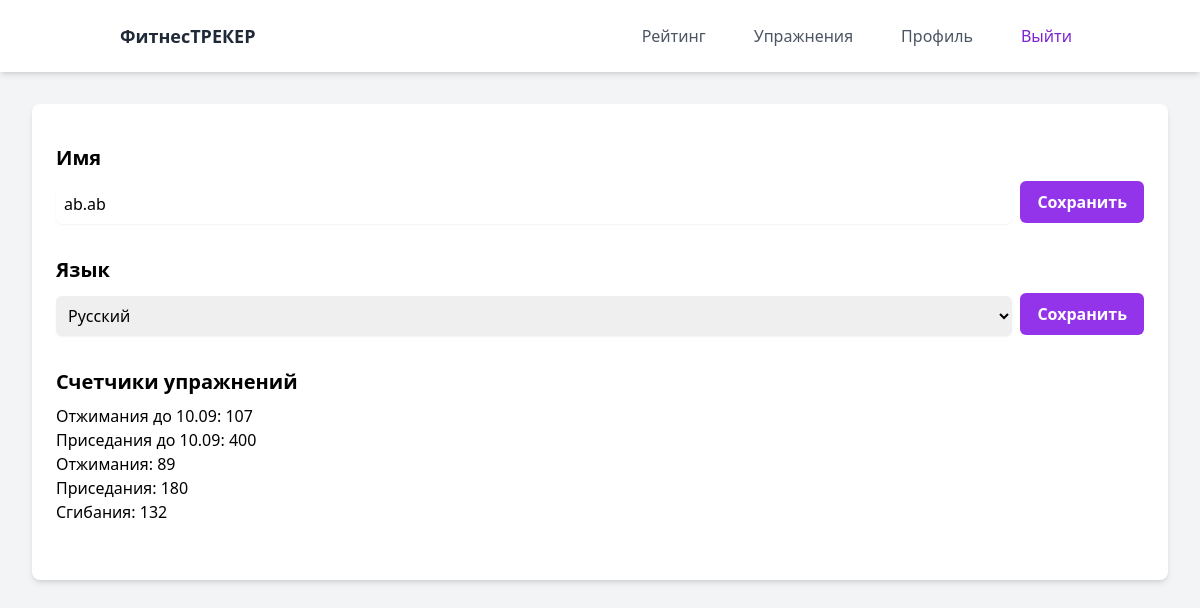
The page /profile (signed in) on the database its author committed.
### models/user.py (models this page shows)
class User(db.Model, UserMixin):
    id = db.Column(db.Integer, primary_key=True)
    name = db.Column(db.String(80), nullable=False)
    email = db.Column(db.String(120), unique=True, nullable=False)
    password = db.Column(db.String(120), nullable=False)
    exercise1_counter = db.Column(db.Integer, default=0)
    exercise2_counter = db.Column(db.Integer, default=0)
    exercise3_counter = db.Column(db.Integer, default=0)
    exercise4_counter = db.Column(db.Integer, default=0)
    exercise5_counter = db.Column(db.Integer, default=0)
    language = db.Column(db.String(5), nullable=False, default="ru")

### routes.py (the view)
@app.route('/profile')
@login_required
def profile():
    user_language = current_user.language
    translations = load_translations(user_language)
    return render_template('profile.html', user=current_user, translations=translations)

### routes.py (called while the page is built)
def load_translations(language):
    translations = {}
    try:
        with open(f'translations/{language}.json', 'r', encoding='utf-8') as file:
            translations = json.load(file)
    except FileNotFoundError:
        pass
    return translations

@login_manager.user_loader
def load_user(user_id):
    return User.query.get(int(user_id))

### templates/profile.html (shortened to what this page needs)
{% extends "base.html" %}
{% block content %}
<div class="bg-white rounded-lg shadow-md p-6 mx-auto mt-8 sm:ml-8 sm:mr-8">
    <div class="mt-4 mb-8">
        <h2 class="text-xl font-semibold">Имя</h2>
        <form method="POST" action="/change_username" class="mt-2 flex items-center">
            <input type="text" id="new_name" name="new_name" required value="{{user.name}}"
                   class="w-full p-2 mt-1 rounded-md shadow-sm focus:ring-purple-500 focus:border-purple-500 border-gray-300 flex-grow">
            <button type="submit"
                    class="ml-2 px-4 py-2 bg-purple-600 border border-transparent rounded-md font-semibold text-white hover:bg-purple-700 focus:outline-none focus:ring-2 focus:ring-offset-2 focus:ring-green-500">
                Сохранить
            </button>
        </form>
    </div>
    <div class="mb-8">
        <h2 class="text-xl font-semibold">Язык</h2>
        <form method="POST" action="/change_language" class="mt-2">
            <div class="flex items-center">
                <select id="new_language" name="new_language"
                        class="w-full p-2 mt-1 rounded-md shadow-sm focus:ring-purple-500 focus:border-purple-500 border-gray-300 flex-grow">
                    <option value="ru" {% if user.language == 'ru' %}selected{% endif %}>Русский</option>
                </select>
                <button type="submit"
                        class="ml-2 px-4 py-2 bg-purple-600 border border-transparent rounded-md font-semibold text-white hover:bg-purple-700 focus:outline-none focus:ring-2 focus:ring-offset-2 focus:ring-purple-500">
                    Сохранить
                </button>
            </div>
        </form>
    </div>
    <div class="mb-8">
        <h2 class="text-xl font-semibold">Счетчики упражнений</h2>
        <div class="mt-2">
            <p>Отжимания до 10.09: {{ user.exercise1_counter }}</p>
            <p>Приседания до 10.09: {{ user.exercise2_counter }}</p>
            <p>Отжимания: {{ user.exercise3_counter }}</p>
            <p>Приседания: {{ user.exercise4_counter }}</p>
            <p>Сгибания: {{ user.exercise5_counter }}</p>
        </div>
    </div>
</div>
{% endblock %}

### static/css/main.css (style rules this page uses)
html { line-height: 1.5; -webkit-text-size-adjust: 100%; -moz-tab-size: 4; -o-tab-size: 4; tab-size: 4; font-family: ui-sans-serif, system-ui, -apple-system, BlinkMacSystemFont, "Segoe UI", Roboto, "Helvetica Neue", Arial, "Noto Sans", sans-serif, "Apple Color Emoji", "Segoe UI Emoji", "Segoe UI Symbol", "Noto Color Emoji"; font-feature-settings: normal; font-variation-settings: normal; }
body { margin: 0; line-height: inherit; }
h1, h2, h3, h4, h5, h6 { font-size: inherit; font-weight: inherit; }
button, input, optgroup, select, textarea { font-family: inherit; font-feature-settings: inherit; font-variation-settings: inherit; font-size: 100%; font-weight: inherit; line-height: inherit; color: inherit; margin: 0; padding: 0; }
button, select { text-transform: none; }
button, [type='button'], [type='reset'], [type='submit'] { -webkit-appearance: button; background-color: transparent; background-image: none; }
blockquote, dl, dd, h1, h2, h3, h4, h5, h6, hr, figure, p, pre { margin: 0; }
input::placeholder, textarea::placeholder { opacity: 1; color: #9ca3af; }
button, [role="button"] { cursor: pointer; }
.mx-auto { margin-left: auto; margin-right: auto; }
.mb-8 { margin-bottom: 2rem; }
.ml-2 { margin-left: 0.5rem; }
.mt-1 { margin-top: 0.25rem; }
.mt-2 { margin-top: 0.5rem; }
.mt-4 { margin-top: 1rem; }
.mt-8 { margin-top: 2rem; }
.flex { display: flex; }
.w-full { width: 100%; }
.flex-grow { flex-grow: 1; }
.items-center { align-items: center; }
.rounded-lg { border-radius: 0.5rem; }
.rounded-md { border-radius: 0.375rem; }
.border { border-width: 1px; }
.border-gray-300 { --tw-border-opacity: 1; border-color: rgb(209 213 219 / var(--tw-border-opacity)); }
.border-transparent { border-color: transparent; }
.bg-gray-100 { --tw-bg-opacity: 1; background-color: rgb(243 244 246 / var(--tw-bg-opacity)); }
.bg-purple-600 { --tw-bg-opacity: 1; background-color: rgb(147 51 234 / var(--tw-bg-opacity)); }
.bg-white { --tw-bg-opacity: 1; background-color: rgb(255 255 255 / var(--tw-bg-opacity)); }
.p-2 { padding: 0.5rem; }
.p-6 { padding: 1.5rem; }
.px-4 { padding-left: 1rem; padding-right: 1rem; }
.py-2 { padding-top: 0.5rem; padding-bottom: 0.5rem; }
.text-xl { font-size: 1.25rem; line-height: 1.75rem; }
.font-semibold { font-weight: 600; }
.text-white { --tw-text-opacity: 1; color: rgb(255 255 255 / var(--tw-text-opacity)); }
.shadow-md { --tw-shadow: 0 4px 6px -1px rgb(0 0 0 / 0.1), 0 2px 4px -2px rgb(0 0 0 / 0.1); --tw-shadow-colored: 0 4px 6px -1px var(--tw-shadow-color), 0 2px 4px -2px var(--tw-shadow-color); box-shadow: var(--tw-ring-offset-shadow, 0 0 #0000), var(--tw-ring-shadow, 0 0 #0000), var(--tw-shadow); }
.shadow-sm { --tw-shadow: 0 1px 2px 0 rgb(0 0 0 / 0.05); --tw-shadow-colored: 0 1px 2px 0 var(--tw-shadow-color); box-shadow: var(--tw-ring-offset-shadow, 0 0 #0000), var(--tw-ring-shadow, 0 0 #0000), var(--tw-shadow); }
@media (min-width: 640px) { .sm\:ml-8 { margin-left: 2rem; } }
@media (min-width: 640px) { .sm\:mr-8 { margin-right: 2rem; } }

### rows shown on the page
User: new_name "ab.ab", new_language "Русский", exercise1_counter "107", exercise2_counter "400", exercise3_counter "89", exercise4_counter "180", exercise5_counter "132"
